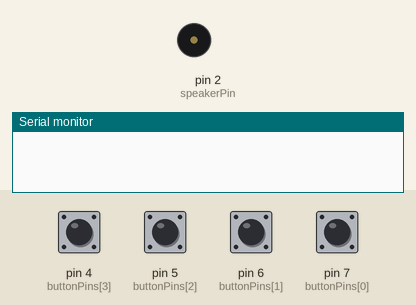
Recording of a sketch running on a simulated Arduino Uno, built with avr-gcc and run on an emulated ATmega328P. Parts: buzzer (waves = sounding), the last lines printed to the serial monitor. The inputs (shaded band) are chosen by the test bench; at power-on: pin 4 (buttonPins[3]), pin 5 (buttonPins[2]), pin 6 (buttonPins[1]), pin 7 (buttonPins[0]) LOW.

Above: at 1.2 s.
1.3 s: pin 4 (buttonPins[3]) pulled HIGH for 0.15 s
At 1.38 s:
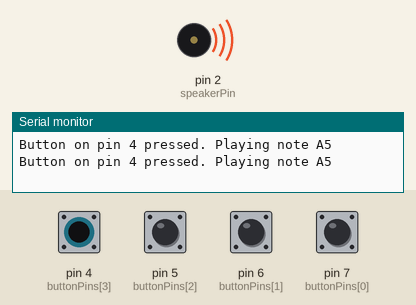
2.9 s: pin 5 (buttonPins[2]) pulled HIGH for 0.15 s
At 3.4 s:
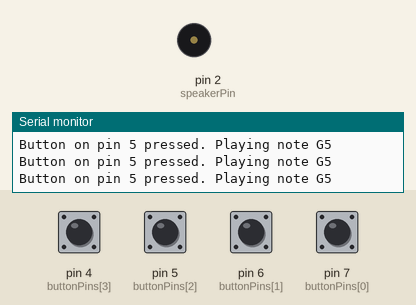
4.5 s: pin 6 (buttonPins[1]) pulled HIGH for 0.15 s
At 4.58 s:
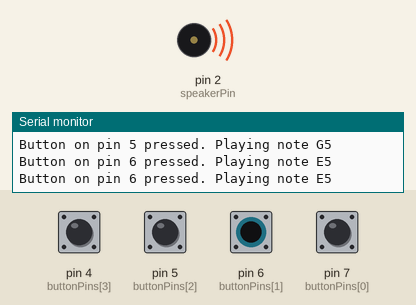
6.1 s: pin 7 (buttonPins[0]) pulled HIGH for 0.15 s
At 7.0 s:
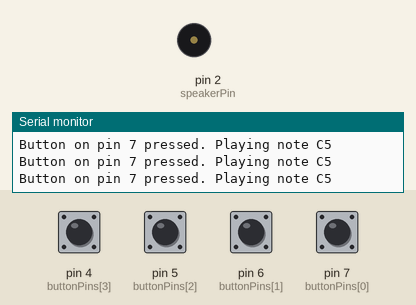
7.7 s: pin 4 (buttonPins[3]) driven HIGH and pin 5 (buttonPins[2]) driven HIGH
At 8.6 s:
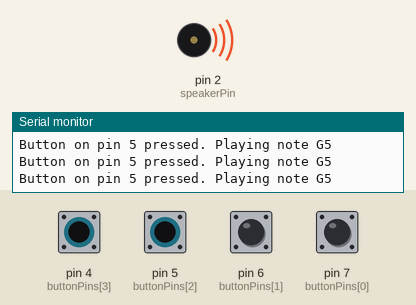
13.7 s: pin 5 (buttonPins[2]) driven LOW
At 14.3 s:
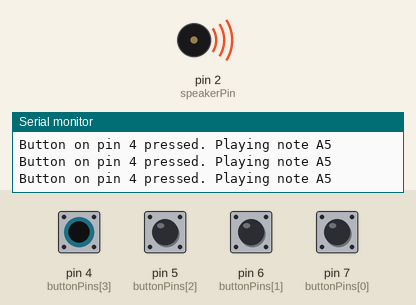
Timing chart, 0 to 16.7 s (numbered marks = the images above; inputs shaded):
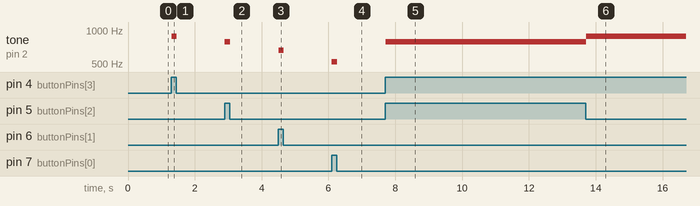

The sketch:

arduino-piano.ino
```cpp
const int NUM_BUTTONS = 4;
const int buttonPins[NUM_BUTTONS] = {7, 6, 5, 4};
const unsigned int frequencies[NUM_BUTTONS] = {523, 659, 784, 880};
const char* noteNames[NUM_BUTTONS] = {"C5", "E5", "G5", "A5"};
const int speakerPin = 2;
const unsigned int toneDuration = 100;

void setup() {
  Serial.begin(9600);
  pinMode(speakerPin, OUTPUT);
  for(int i = 0; i < NUM_BUTTONS; i++) {
    pinMode(buttonPins[i], INPUT);
  }
}

void loop() {
  bool tonePlayed = false;

  for(int i = 0; i < NUM_BUTTONS; i++) {
    if(digitalRead(buttonPins[i]) == HIGH) {
      tone(speakerPin, frequencies[i], toneDuration);
      Serial.print("Button on pin ");
      Serial.print(buttonPins[i]);
      Serial.print(" pressed. Playing note ");
      Serial.println(noteNames[i]);
      tonePlayed = true;
      break;
    }
  }

  if(!tonePlayed) {
    noTone(speakerPin);
  }

  delay(10);
}
```

Measured:
- after the input at 1.3 s, tone on pin 2 (speakerPin): silent → 880 Hz at once, → silent 0.16 s later
- after the input at 2.9 s, tone on pin 2 (speakerPin): silent → 784 Hz at once, → silent 0.16 s later
- after the input at 4.5 s, tone on pin 2 (speakerPin): silent → 659 Hz at once, → silent 0.16 s later
- after the input at 6.1 s, tone on pin 2 (speakerPin): silent → 523 Hz at once, → silent 0.16 s later
- after the input at 7.7 s, tone on pin 2 (speakerPin): silent → 784 Hz at once
- after the input at 13.7 s, tone on pin 2 (speakerPin): 784 Hz → 880 Hz at once
